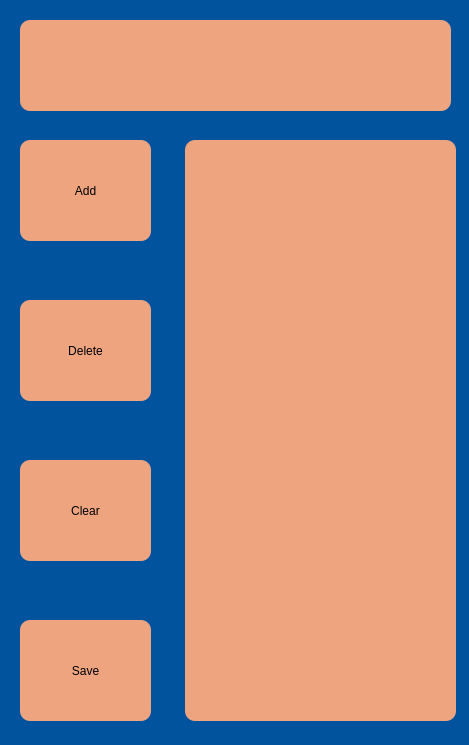
<?xml version="1.0" encoding="UTF-8"?>
<ui version="4.0">
 <class>MainWindow</class>
 <widget class="QMainWindow" name="MainWindow">
  <property name="geometry">
   <rect>
    <x>0</x>
    <y>0</y>
    <width>469</width>
    <height>745</height>
   </rect>
  </property>
  <property name="minimumSize">
   <size>
    <width>469</width>
    <height>608</height>
   </size>
  </property>
  <property name="maximumSize">
   <size>
    <width>469</width>
    <height>800</height>
   </size>
  </property>
  <property name="windowTitle">
   <string>MainWindow</string>
  </property>
  <property name="styleSheet">
   <string notr="true">background-color: rgb(0, 83, 156);</string>
  </property>
  <widget class="QWidget" name="centralwidget">
   <widget class="QListWidget" name="ListShow">
    <property name="geometry">
     <rect>
      <x>185</x>
      <y>140</y>
      <width>271</width>
      <height>581</height>
     </rect>
    </property>
    <property name="styleSheet">
     <string notr="true">background-color: rgb(238, 164, 127);
font: 63 15pt &quot;Yu Gothic UI Semibold&quot;;
border-radius:10px;</string>
    </property>
   </widget>
   <widget class="QLineEdit" name="lineEdit">
    <property name="geometry">
     <rect>
      <x>20</x>
      <y>20</y>
      <width>431</width>
      <height>91</height>
     </rect>
    </property>
    <property name="styleSheet">
     <string notr="true">background-color: rgb(238, 164, 127);
font: 63 25pt &quot;Yu Gothic UI Semibold&quot;;
border-radius:10px;</string>
    </property>
    <property name="text">
     <string/>
    </property>
   </widget>
   <widget class="QPushButton" name="Add">
    <property name="geometry">
     <rect>
      <x>20</x>
      <y>140</y>
      <width>131</width>
      <height>101</height>
     </rect>
    </property>
    <property name="styleSheet">
     <string notr="true">QPushButton{
	background-color: rgb(238, 164, 127);
	font: 63 10pt &quot;Yu Gothic UI Semibold&quot;;
	border-radius:10px;
}

QPushButton:hover {
 background-color:grey;
}

</string>
    </property>
    <property name="text">
     <string>Add</string>
    </property>
   </widget>
   <widget class="QPushButton" name="Clear">
    <property name="geometry">
     <rect>
      <x>20</x>
      <y>460</y>
      <width>131</width>
      <height>101</height>
     </rect>
    </property>
    <property name="styleSheet">
     <string notr="true">QPushButton{
	background-color: rgb(238, 164, 127);
	font: 63 10pt &quot;Yu Gothic UI Semibold&quot;;
	border-radius:10px;
}

QPushButton:hover {
 background-color:grey;
}

</string>
    </property>
    <property name="text">
     <string>Clear</string>
    </property>
   </widget>
   <widget class="QPushButton" name="Delete">
    <property name="geometry">
     <rect>
      <x>20</x>
      <y>300</y>
      <width>131</width>
      <height>101</height>
     </rect>
    </property>
    <property name="styleSheet">
     <string notr="true">QPushButton{
	background-color: rgb(238, 164, 127);
	font: 63 10pt &quot;Yu Gothic UI Semibold&quot;;
	border-radius:10px;
}

QPushButton:hover {
 background-color:grey;
}

</string>
    </property>
    <property name="text">
     <string>Delete</string>
    </property>
   </widget>
   <widget class="QPushButton" name="Save">
    <property name="geometry">
     <rect>
      <x>20</x>
      <y>620</y>
      <width>131</width>
      <height>101</height>
     </rect>
    </property>
    <property name="styleSheet">
     <string notr="true">QPushButton{
	background-color: rgb(238, 164, 127);
	font: 63 10pt &quot;Yu Gothic UI Semibold&quot;;
	border-radius:10px;
}

QPushButton:hover {
 background-color:grey;
}

</string>
    </property>
    <property name="text">
     <string>Save</string>
    </property>
   </widget>
  </widget>
 </widget>
 <resources/>
 <connections/>
</ui>
